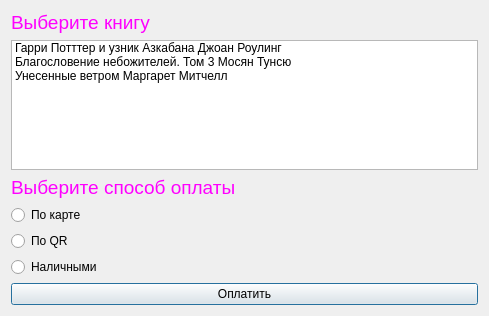
<?xml version="1.0" encoding="UTF-8"?>
<ui version="4.0">
 <class>Dialog</class>
 <widget class="QDialog" name="Dialog">
  <property name="geometry">
   <rect>
    <x>0</x>
    <y>0</y>
    <width>489</width>
    <height>316</height>
   </rect>
  </property>
  <property name="windowTitle">
   <string>Dialog</string>
  </property>
  <layout class="QVBoxLayout" name="verticalLayout_2">
   <item alignment="Qt::AlignmentFlag::AlignLeft">
    <widget class="QLabel" name="label">
     <property name="font">
      <font>
       <pointsize>14</pointsize>
      </font>
     </property>
     <property name="styleSheet">
      <string notr="true">color: rgb(255, 0, 255);</string>
     </property>
     <property name="text">
      <string>Выберите книгу</string>
     </property>
    </widget>
   </item>
   <item>
    <widget class="QListWidget" name="listWidget">
     <item>
      <property name="text">
       <string>Гарри Потттер и узник Азкабана Джоан Роулинг</string>
      </property>
     </item>
     <item>
      <property name="text">
       <string>Благословение небожителей. Том 3 Мосян Тунсю</string>
      </property>
     </item>
     <item>
      <property name="text">
       <string>Унесенные ветром Маргарет Митчелл</string>
      </property>
     </item>
    </widget>
   </item>
   <item alignment="Qt::AlignmentFlag::AlignLeft">
    <widget class="QLabel" name="label_2">
     <property name="minimumSize">
      <size>
       <width>140</width>
       <height>0</height>
      </size>
     </property>
     <property name="font">
      <font>
       <pointsize>14</pointsize>
      </font>
     </property>
     <property name="styleSheet">
      <string notr="true">color: rgb(255, 0, 255);</string>
     </property>
     <property name="text">
      <string>Выберите способ оплаты</string>
     </property>
    </widget>
   </item>
   <item>
    <layout class="QVBoxLayout" name="verticalLayout">
     <item>
      <widget class="QRadioButton" name="radioButton_3">
       <property name="text">
        <string>По карте</string>
       </property>
      </widget>
     </item>
     <item>
      <widget class="QRadioButton" name="radioButton">
       <property name="text">
        <string>По QR</string>
       </property>
      </widget>
     </item>
     <item>
      <widget class="QRadioButton" name="radioButton_2">
       <property name="text">
        <string>Наличными</string>
       </property>
      </widget>
     </item>
    </layout>
   </item>
   <item>
    <widget class="QPushButton" name="pushButton">
     <property name="text">
      <string>Оплатить</string>
     </property>
    </widget>
   </item>
  </layout>
 </widget>
 <resources/>
 <connections/>
</ui>
